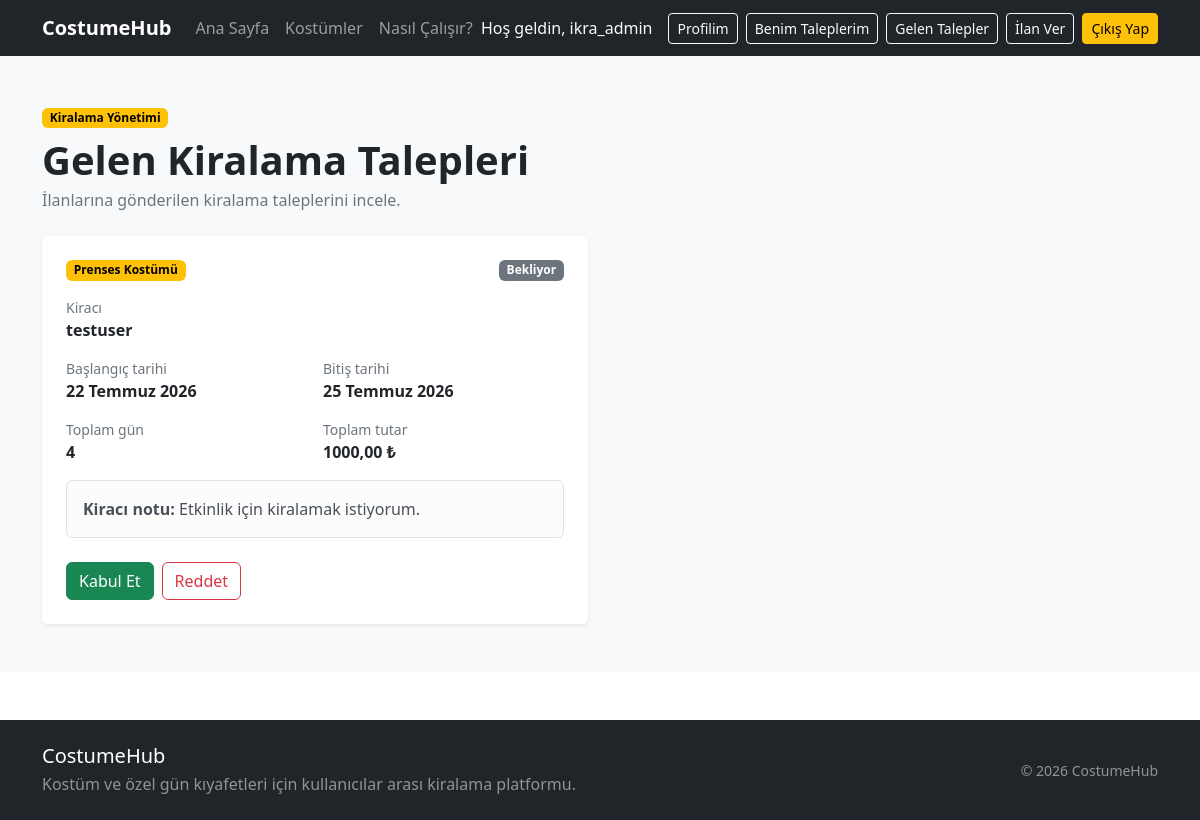
The page /kiralamalar/gelen-talepler/ (signed in) on the database as committed earlier.
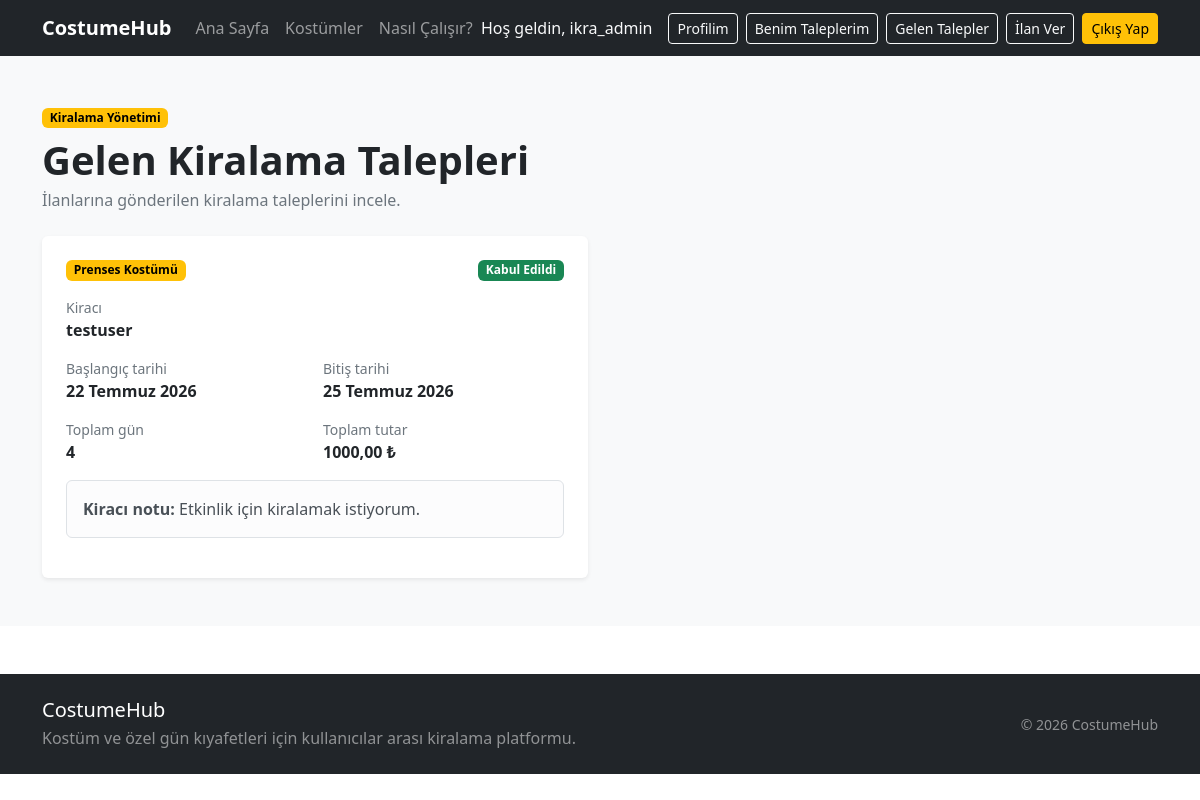
The same page on the database as committed later.
### rentals/models.py (models this page shows, shortened)
class KiralamaTalebi(models.Model):
    DURUM_SECENEKLERI = [
        ("BEKLIYOR", "Bekliyor"),
        ("KABUL_EDILDI", "Kabul Edildi"),
        ("REDDEDILDI", "Reddedildi"),
        ("IPTAL_EDILDI", "İptal Edildi"),
        ("TAMAMLANDI", "Tamamlandı"),
    ]
    ilan = models.ForeignKey(
        "products.Ilan",
        on_delete=models.CASCADE,
        related_name="kiralama_talepleri",
        verbose_name="İlan",
    )
    kiraci = models.ForeignKey(
        settings.AUTH_USER_MODEL,
        on_delete=models.CASCADE,
        related_name="kiralama_talepleri",
        verbose_name="Kiracı",
    )
    baslangic_tarihi = models.DateField(
        verbose_name="Başlangıç tarihi",
    )
    bitis_tarihi = models.DateField(
        verbose_name="Bitiş tarihi",
    )
    toplam_gun = models.PositiveIntegerField(
        verbose_name="Toplam gün",
    )
    toplam_tutar = models.DecimalField(
        max_digits=10,
        decimal_places=2,
        verbose_name="Toplam tutar",
    )
    durum = models.CharField(
        max_length=20,
        choices=DURUM_SECENEKLERI,
        default="BEKLIYOR",
        verbose_name="Talep durumu",
    )
    not_metni = models.TextField(
        blank=True,
        verbose_name="Kiracı notu",
    )
    olusturulma_tarihi = models.DateTimeField(
        auto_now_add=True,
        verbose_name="Oluşturulma tarihi",
    )
    guncellenme_tarihi = models.DateTimeField(
        auto_now=True,
        verbose_name="Güncellenme tarihi",
    )
    class Meta:
        verbose_name = "Kiralama talebi"
        verbose_name_plural = "Kiralama talepleri"
        ordering = ["-olusturulma_tarihi"]

### products/models.py (models this page shows, shortened)
class Ilan(models.Model):
    BEDEN_SECENEKLERI = [
        ("XS", "XS"),
        ("S", "S"),
        ("M", "M"),
        ("L", "L"),
        ("XL", "XL"),
        ("XXL", "XXL"),
        ("STANDART", "Standart"),
    ]
    DURUM_SECENEKLERI = [
        ("TASLAK", "Taslak"),
        ("YAYINDA", "Yayında"),
        ("PASIF", "Pasif"),
    ]
    ilan_sahibi = models.ForeignKey(
        settings.AUTH_USER_MODEL,
        on_delete=models.CASCADE,
        related_name="ilanlar",
        verbose_name="İlan sahibi",
    )
    kategori = models.ForeignKey(
        Kategori,
        on_delete=models.PROTECT,
        related_name="ilanlar",
        verbose_name="Kategori",
    )
    baslik = models.CharField(
        max_length=150,
        verbose_name="İlan başlığı",
    )
    aciklama = models.TextField(
        max_length=2000,
        verbose_name="Açıklama",
    )
    fotograf = models.ImageField(
    upload_to="ilanlar/",
    blank=True,
    null=True,
    verbose_name="İlan fotoğrafı",
)
    beden = models.CharField(
        max_length=20,
        choices=BEDEN_SECENEKLERI,
        verbose_name="Beden",
    )
    renk = models.CharField(
        max_length=50,
        verbose_name="Renk",
    )
    gunluk_fiyat = models.DecimalField(
        max_digits=10,
        decimal_places=2,
        verbose_name="Günlük kiralama ücreti",
    )
    depozito = models.DecimalField(
        max_digits=10,
        decimal_places=2,
        default=0,
        verbose_name="Depozito",
    )
    sehir = models.CharField(
        max_length=50,
        verbose_name="Şehir",
    )
    durum = models.CharField(
        max_length=20,
        choices=DURUM_SECENEKLERI,
        default="YAYINDA",
        verbose_name="İlan durumu",
    )
    mevcut_mu = models.BooleanField(
        default=True,
        verbose_name="Kiralamaya uygun mu?",
    )
    olusturulma_tarihi = models.DateTimeField(
        auto_now_add=True,
    )
    guncellenme_tarihi = models.DateTimeField(
        auto_now=True,
    )
    class Meta:
        verbose_name = "İlan"
        verbose_name_plural = "İlanlar"
        ordering = ["-olusturulma_tarihi"]

### rentals/views.py (the view)
@login_required
def gelen_kiralama_talepleri(request):
    talepler = (
        KiralamaTalebi.objects.filter(
            ilan__ilan_sahibi=request.user,
        )
        .select_related(
            "ilan",
            "kiraci",
        )
        .order_by("-olusturulma_tarihi")
    )
    return render(
        request,
        "rentals/gelen_kiralama_talepleri.html",
        {
            "talepler": talepler,
        },
    )

### templates/rentals/gelen_kiralama_talepleri.html (shortened to what the changed rows need)
{% extends "base.html" %}
{% block content %}
<section class="py-5 bg-light">
    <div class="container">
        <div class="mb-4">
            <h1 class="fw-bold mb-1">
                Gelen Kiralama Talepleri
            </h1>
        </div>
        {% if talepler %}
            <div class="row g-4">
                {% for talep in talepler %}
                    <div class="col-lg-6">
                        <div class="card h-100 border-0 shadow-sm">
                            <div class="card-body p-4">
                                <div class="d-flex justify-content-between align-items-start mb-3">
                                    <span class="badge text-bg-warning">
                                        {{ talep.ilan.baslik }}
                                    </span>
                                    {% if talep.durum == "BEKLIYOR" %}
                                        <span class="badge text-bg-secondary">
                                            Bekliyor
                                        </span>
                                    {% elif talep.durum == "KABUL_EDILDI" %}
                                        <span class="badge text-bg-success">
                                            Kabul Edildi
                                        </span>
                                    {% elif talep.durum == "REDDEDILDI" %}
                                        <span class="badge text-bg-danger">
                                            Reddedildi
                                        </span>
                                    {% else %}
                                        <span class="badge text-bg-light">
                                            {{ talep.get_durum_display }}
                                        </span>
                                    {% endif %}
                                </div>
                                <div class="mb-3">
                                    <div class="small text-secondary">
                                        Kiracı
                                    </div>
                                    <div class="fw-semibold">
                                        {{ talep.kiraci.username }}
                                    </div>
                                </div>
                                <div class="row g-3 mb-3">
                                    <div class="col-sm-6">
                                        <div class="small text-secondary">
                                            Başlangıç tarihi
                                        </div>
                                        <div class="fw-semibold">
                                            {{ talep.baslangic_tarihi }}
                                        </div>
                                    </div>
                                    <div class="col-sm-6">
                                        <div class="small text-secondary">
                                            Bitiş tarihi
                                        </div>
                                        <div class="fw-semibold">
                                            {{ talep.bitis_tarihi }}
                                        </div>
                                    </div>
                                    <div class="col-sm-6">
                                        <div class="small text-secondary">
                                            Toplam gün
                                        </div>
                                        <div class="fw-semibold">
                                            {{ talep.toplam_gun }}
                                        </div>
                                    </div>
                                    <div class="col-sm-6">
                                        <div class="small text-secondary">
                                            Toplam tutar
                                        </div>
                                        <div class="fw-bold">
                                            {{ talep.toplam_tutar }} ₺
                                        </div>
                                    </div>
                                </div>
                                {% if talep.not_metni %}
                                    <div class="alert alert-light border">
                                        <strong>Kiracı notu:</strong>
                                        {{ talep.not_metni }}
                                    </div>
                                {% endif %}
                                {% if talep.durum == "BEKLIYOR" %}
                                    <div class="d-flex gap-2 mt-4">
                                        <form
                                            method="POST"
                                            action="{% url 'rentals:kiralama_talebi_kabul_et' talep.id %}"
                                        >
                                            <button
                                                type="submit"
                                                class="btn btn-success"
                                            >
                                                Kabul Et
                                            </button>
                                        </form>
                                        <form
                                            method="POST"
                                            action="{% url 'rentals:kiralama_talebi_reddet' talep.id %}"
                                        >
                                            <button
                                                type="submit"
                                                class="btn btn-outline-danger"
                                            >
                                                Reddet
                                            </button>
                                        </form>
                                    </div>
                                {% endif %}
                            </div>
                        </div>
                    </div>
                {% endfor %}
            </div>
        {% endif %}
    </div>
</section>
{% endblock %}

Rows that differ between the two databases and show on the page:
changed KiralamaTalebi "Etkinlik için kiralamak istiyorum.": durum "Bekliyor Kabul Et Reddet" → "Kabul Edildi"
